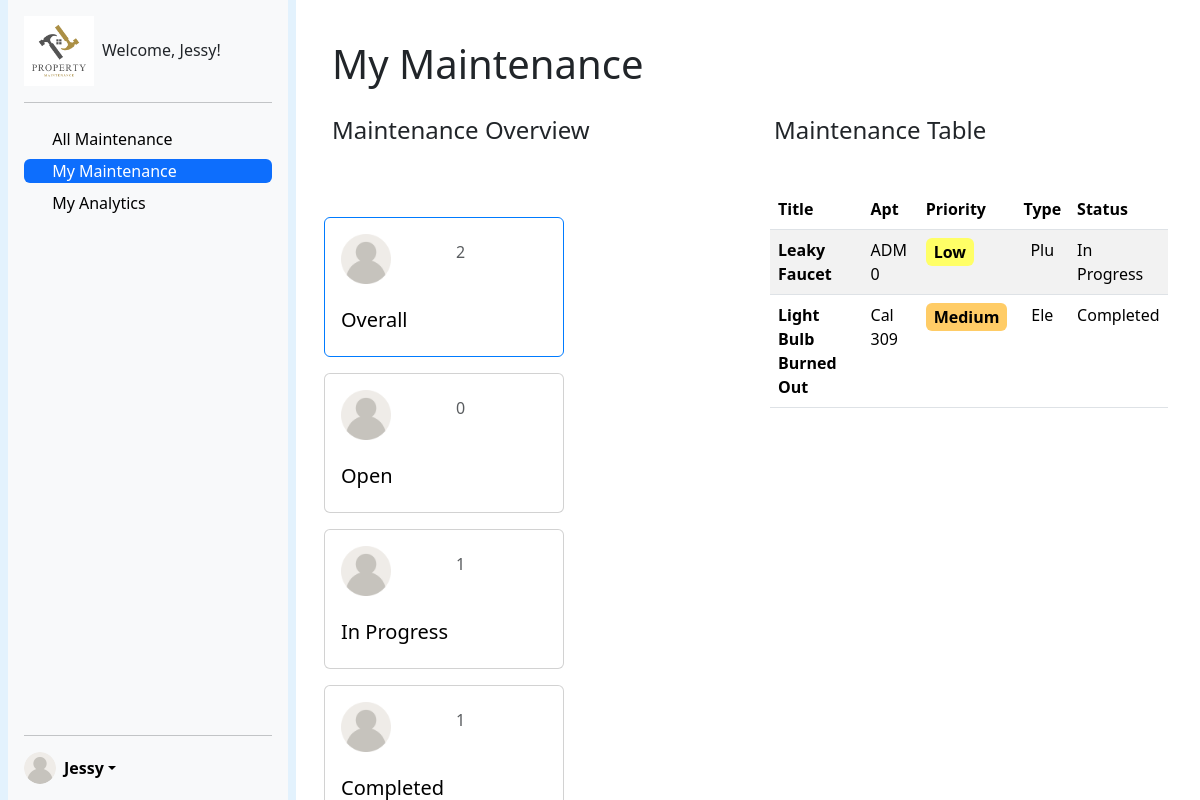
The app's page /admin-my-maintenance/ (signed in), older data.
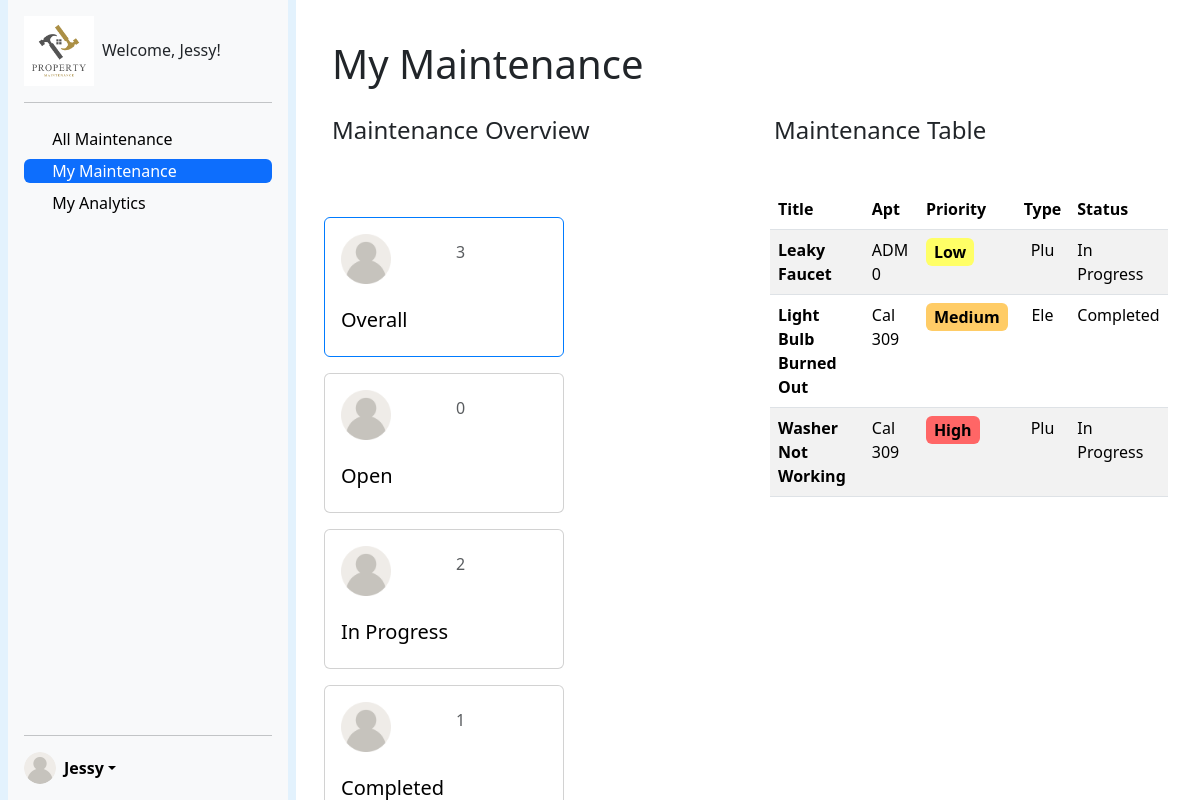
The same page, newer data.
### ticketsystem/models.py (models this page shows, shortened)
class Ticket(models.Model):
    title = models.CharField(max_length=200)
    description = models.TextField()
    CATEGORY_CHOICES = [
        ('electrical', 'Electrical'),
        ('plumbing', 'Plumbing'),
        ('general', 'General'),
    ]
    category = models.CharField(max_length=20, choices=CATEGORY_CHOICES)
    STATUS_CHOICES = [
        ('submitted', 'Submitted'),
        ('in_progress', 'In Progress'),
        ('completed', 'Completed'),
    ]
    status = models.CharField(max_length=20, choices=STATUS_CHOICES, default='submitted')
    PRIORITY_CHOICES = [
        ('low', 'Low'),
        ('medium', 'Medium'),
        ('high', 'High'),
    ]
    priority = models.CharField(max_length=10, choices=PRIORITY_CHOICES, default='medium')
    created_date = models.DateTimeField(auto_now_add=True)
    updated_date = models.DateTimeField(auto_now=True)
    completed_date = models.DateTimeField(null=True, blank=True) # based on status
    image = models.ImageField(upload_to='ticket_images/', null=True, blank=True)
    submitter = models.ForeignKey(settings.AUTH_USER_MODEL, on_delete=models.CASCADE, related_name='submitted_tickets')
    assigned_admin = models.ForeignKey(settings.AUTH_USER_MODEL, on_delete=models.SET_NULL, null=True, blank=True, related_name='assigned_tickets')

class UserProfile(models.Model):
    user = models.OneToOneField(User, on_delete=models.CASCADE)
    ROLE_CHOICES = [
        ('tenant', 'Tenant'),
        ('admin', 'Admin'),
    ]
    role = models.CharField(max_length=10, choices=ROLE_CHOICES, default='tenant')
    building_name = models.CharField(max_length=100, blank=True, null=True)
    apartment_number = models.CharField(max_length=10, blank=True, null=True)
    employee_id = models.CharField(max_length=100, blank=True, null=True)

### ticketsystem/views.py (the view)
# urls.py: path('admin-my-maintenance/', admin_my_maintenance, name='admin_my_maintenance'),
@login_required(login_url="/")
def admin_my_maintenance(request):
    userProfile = UserProfile.objects.get(user=request.user)
    if userProfile.role == "tenant":
        return redirect('tenant_dashboard')
    tickets = Ticket.objects.filter(assigned_admin=request.user)
    context = {
        'user': request.user,
        'tickets': tickets,
        'count_all': tickets.count(),
        'count_open': tickets.filter(status='open').count(),
        'count_in_progress': tickets.filter(status='in_progress').count(),
        'count_completed': tickets.filter(status='completed').count(),
    }
    return render(request, 'admin_my_maintenance.html', context)

### ticketsystem/templates/admin_my_maintenance.html (shortened to what the changed rows need)
{% load static %}
<!DOCTYPE html>
<html>
<head>
    {% load bootstrap5 %} {% bootstrap_css %} {% bootstrap_javascript %}
    <link rel="stylesheet" href="{% static 'cards.css' %}">
    <link rel="stylesheet" href="{% static 'priority.css' %}">
</head>
<body>
    <div class="container-fluid">
        <div class="row flex-nowrap">
            <div class="col py-3 overflow-hidden" style="height: 100vh">
                <h1 class="m-4">My Maintenance</h1>
                <div style="height: 78vh;">
                <div class="row g-1">
                    <div class="col" style="height: 100vh">
                        <ul class="container mt-3 my-auto align-middle pt-5 nav" id="myTab" role="tablist">
                            <li class="nav-item" role="presentation">
                                <a class="nav-link active filter-tab"id="all-tab" data-bs-toggle="tab" data-bs-target="#all" role="tab" aria-controls="all" aria-selected="true">
                                    <div
                                        class=" card cards h-100 mx-auto"
                                        style="width: 30vh; cursor: pointer;"
                                    >
                                        <div class="card-body">
                                            <div class="row">
                                                <div class="col my-auto">
                                                    <h6 class="card-subtitle mb-2 text-muted">
                                                        {{ count_all }}
                                                    </h6>
                                                </div>
                                            </div>
                                        </div>
                                    </div>
                                </a>
                            </li>
                            <li class="nav-item filter-tab" role="presentation">
                                <a class="nav-link" data-filter="inprogress" id="inprogress-tab" data-bs-toggle="tab" data-bs-target="#inprogress" role="tab" aria-controls="inprogress" aria-selected="false">
                                    <div
                                        class=" card cards h-100 mx-auto"
                                        style="width: 30vh; cursor: pointer;"
                                    >
                                        <div class="card-body">
                                            <div class="row">
                                                <div class="col my-auto">
                                                    <h6 class="card-subtitle mb-2 text-muted">
                                                        {{ count_in_progress }}
                                                    </h6>
                                                </div>
                                            </div>
                                        </div>
                                    </div>
                                </a>
                            </li>
                        </ul>
                    </div>
                    <div class="col overflow-hidden" style="height: 100vh">
                        <div class="mt-4 p-1" style="height: 70vh;">
                            <div class="row tab-content p-2" id="myTabContent">
                                <div class="tab-pane fade show active" id="all" role="tabpanel" aria-labelledby="all-tab">
                                    <div class="w-100 h-100 d-inline-block table-responsive p-2">
                                        <table class="table table-striped overflow-auto">
                                            <thead>
                                                <tr>
                                                    <th scope="col">Title</th>
                                                    <th scope="col">Apt</th>
                                                    <th scope="col">Priority</th>
                                                    <th scope="col">Type</th>
                                                    <th scope="col">Status</th>
                                                </tr>
                                            </thead>
                                            <tbody>
                                                {% for ticket in tickets %}
                                                    {% if ticket.assigned_admin == user %}
                                                        <tr style="cursor: pointer;" onclick="window.location.href='{% url 'admin_ticket_page' id=ticket.id %}'">
                                                            <th>{{ ticket.title|capfirst }}</th>
                                                            <td>{{ ticket.submitter.userprofile.building_name|slice:3 }} {{ ticket.submitter.userprofile.apartment_number }}</td>
                                                            <td>
                                                                <span class="priority-box {% if ticket.priority == 'low' %}priority-low{% elif ticket.priority == 'medium' %}priority-medium{% elif ticket.priority == 'high' %}priority-high{% endif %}">
                                                                    {{ ticket.priority|capfirst }}
                                                                </span>
                                                            </td>
                                                            <td class="text-center">{{ ticket.category|slice:3 |capfirst }}</td>
                                                            <td>{{ ticket.get_status_display }}</td>
                                                        </tr>
                                                    {% endif %}
                                                {% endfor %}
                                            </tbody>
                                        </table>
                                    </div>
                                </div>
                            </div>
                        </div>
                    </div>
                </div>
            </div>
        </div>
    </div>
</body>
</html>

Row changes from the older to the newer data that the page shows:
now on this page (row edited): Ticket: title "Washer Not Working", submitter.userprofile.building_name "Cal", submitter.userprofile.apartment_number "309", priority "High", category "Plu", status "In Progress"
Text that changed along with them:
{{ count_all }}: "2" → "3"
{{ count_in_progress }}: "1" → "2"
